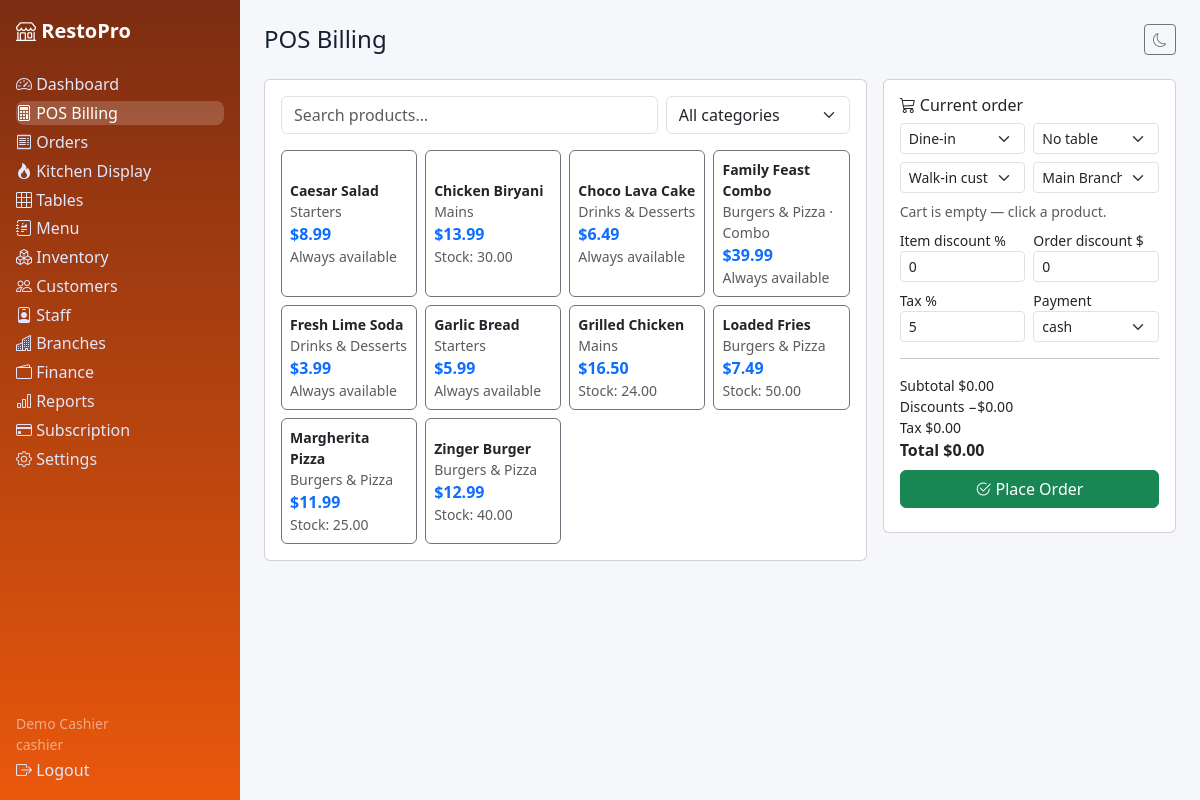
The page /pos.php (signed in) on the database its author committed.
### tables this page shows
CREATE TABLE products (id INT UNSIGNED AUTO_INCREMENT PRIMARY KEY, tenant_id INT UNSIGNED NOT NULL, category_id INT UNSIGNED NULL, name VARCHAR(150) NOT NULL, description TEXT NULL, image_url VARCHAR(255) NULL, price DECIMAL(10,2) NOT NULL DEFAULT 0, cost DECIMAL(10,2) NOT NULL DEFAULT 0, track_stock TINYINT(1) NOT NULL DEFAULT 0, stock_quantity DECIMAL(12,2) NOT NULL DEFAULT 0, reorder_level DECIMAL(12,2) NOT NULL DEFAULT 5, is_combo TINYINT(1) NOT NULL DEFAULT 0, is_available TINYINT(1) NOT NULL DEFAULT 1, created_at DATETIME NOT NULL DEFAULT CURRENT_TIMESTAMP, INDEX idx_prod_tenant(tenant_id), INDEX idx_prod_cat(category_id), CONSTRAINT fk_prod_tenant FOREIGN KEY(tenant_id) REFERENCES tenants(id) ON DELETE CASCADE, CONSTRAINT fk_prod_cat FOREIGN KEY(category_id) REFERENCES categories(id) ON DELETE SET NULL);

CREATE TABLE categories (id INT UNSIGNED AUTO_INCREMENT PRIMARY KEY, tenant_id INT UNSIGNED NOT NULL, name VARCHAR(100) NOT NULL, sort_order INT NOT NULL DEFAULT 0, INDEX idx_cat_tenant(tenant_id), CONSTRAINT fk_cat_tenant FOREIGN KEY(tenant_id) REFERENCES tenants(id) ON DELETE CASCADE);

### includes/functions.php (called while the page is built, shortened)
<?php
function e(?string $v): string { return htmlspecialchars($v ?? '', ENT_QUOTES, 'UTF-8'); }
function current_user(): ?array { return $_SESSION['user'] ?? null; }
function tenant_id(): ?int { $u = current_user(); return isset($u['tenant_id']) && $u['tenant_id'] !== null ? (int)$u['tenant_id'] : null; }
function money($n): string { return '$' . number_format((float)$n, 2); }
function branch_id(): ?int { $u = current_user(); return isset($u['branch_id']) && $u['branch_id'] !== null ? (int)$u['branch_id'] : null; }
function tenant_branches(PDO $pdo, int $tid): array { $s=$pdo->prepare('SELECT * FROM branches WHERE tenant_id=? ORDER BY id'); $s->execute([$tid]); return $s->fetchAll(); }

### includes/auth.php (called while the page is built, shortened)
<?php
require_once __DIR__ . '/../config/database.php';
require_once __DIR__ . '/functions.php';
function require_tenant(): int {
    $t = tenant_id();
    return $t;
}

### pos.php (the view, shortened to what this page needs)
<?php require_once __DIR__ . '/includes/auth.php'; $pdo=db(); $tid=require_tenant(); $bid=branch_id();
function qa(PDO $pdo,string $sql,array $a): array { $s=$pdo->prepare($sql); $s->execute($a); return $s->fetchAll(); }
$prods = qa($pdo,'SELECT p.*,c.name cat_name FROM products p LEFT JOIN categories c ON c.id=p.category_id WHERE p.tenant_id=? AND p.is_available=1 ORDER BY p.name',[$tid]);
$branches = tenant_branches($pdo,$tid);
include __DIR__ . '/includes/header.php'; ?>
<div class="row g-3">
<div class="col-lg-8"><div class="card p-3">
<div class="d-flex gap-2 mb-3"><input class="form-control" id="posSearch" placeholder="Search products…"><select class="form-select w-auto" id="posCat"><option value="">All categories</option></select></div>
<div class="row g-2" id="productGrid">
<?php foreach($prods as $p): ?><div class="col-6 col-md-4 col-xl-3 prod" data-cat="<?= $p['category_id'] ?>" data-name="<?= e(strtolower($p['name'])) ?>">
<button type="button" class="btn btn-outline-secondary w-100 h-100 text-start p-2" onclick="addToCart(<?= $p['id'] ?>,<?= json_encode($p['name']) ?>,<?= (float)$p['price'] ?>)">
<div class="fw-semibold small text-body"><?= e($p['name']) ?></div><div class="small text-muted"><?= e($p['cat_name'] ?? '') ?><?= $p['is_combo']?' · Combo':'' ?></div><div class="fw-bold text-primary"><?= money($p['price']) ?></div>
<div class="small <?= $p['track_stock'] && $p['stock_quantity']<=0?'text-danger':'text-muted' ?>"><?= $p['track_stock']?('Stock: '.$p['stock_quantity']):'Always available' ?></div></button></div><?php endforeach; ?>
</div></div></div>
<div class="col-lg-4"><div class="card p-3 sticky-top" style="top:1rem"><h6><i class="bi bi-cart3"></i> Current order</h6>
<div class="row g-2 mb-2"><div class="col-6"><select class="form-select form-select-sm" id="orderType"><option value="dine-in">Dine-in</option></select></div>
<div class="col-6"><select class="form-select form-select-sm" id="tableId"><option value="">No table</option></select></div>
<div class="col-6"><select class="form-select form-select-sm" id="customerId"><option value="">Walk-in customer</option></select></div>
<div class="col-6"><select class="form-select form-select-sm" id="branchId"><?php foreach($branches as $b): ?><option value="<?= $b['id'] ?>" <?= $bid==$b['id']?'selected':'' ?>><?= e($b['name']) ?></option><?php endforeach; ?></select></div></div>
<div id="cartItems" class="small mb-2"><p class="text-muted mb-0">Cart is empty — click a product.</p></div>
<div class="row g-2 small">
<div class="col-6">Item discount %<input class="form-control form-control-sm" type="number" id="itemDisc" value="0" min="0" max="100" oninput="renderCart()"></div>
<div class="col-6">Order discount $<input class="form-control form-control-sm" type="number" id="orderDisc" value="0" min="0" step="0.01" oninput="renderCart()"></div>
<div class="col-6">Tax %<input class="form-control form-control-sm" type="number" id="taxRate" value="5" min="0" max="40" oninput="renderCart()"></div>
<div class="col-6">Payment<select class="form-select form-select-sm" id="payMethod" onchange="document.getElementById('splitBox').style.display=this.value==='split'?'flex':'none'"><option>cash</option><option>card</option><option>split</option><option>online</option></select></div>
</div>
<hr><div class="small" id="cartTotals"></div>
<button class="btn btn-success w-100 mt-2" id="placeBtn" onclick="placeOrder()"><i class="bi bi-check2-circle"></i> Place Order</button>
</div></div></div>
<?php include __DIR__ . '/includes/footer.php'; ?>

### assets/css/style.css (style rules this page uses)
:root { --brand:#ea580c;--bg:#f6f7fb;--card:#fff;--text:#172033 }
body { background:var(--bg);color:var(--text);font-family:system-ui,-apple-system,"Segoe UI",Roboto,sans-serif }

### rows shown on the page
products: name "Caesar Salad", category.name "Starters", price "$8.99", track_stock "Always available"
products: name "Chicken Biryani", category.name "Mains", price "$13.99", stock_quantity "30.00"
products: name "Choco Lava Cake", category.name "Drinks & Desserts", price "$6.49", track_stock "Always available"
products: name "Family Feast Combo", category.name "Burgers & Pizza", is_combo "· Combo", price "$39.99", track_stock "Always available"
products: name "Fresh Lime Soda", category.name "Drinks & Desserts", price "$3.99", track_stock "Always available"
products: name "Garlic Bread", category.name "Starters", price "$5.99", track_stock "Always available"
products: name "Grilled Chicken", category.name "Mains", price "$16.50", stock_quantity "24.00"
products: name "Loaded Fries", category.name "Burgers & Pizza", price "$7.49", stock_quantity "50.00"
products: name "Margherita Pizza", category.name "Burgers & Pizza", price "$11.99", stock_quantity "25.00"
products: name "Zinger Burger", category.name "Burgers & Pizza", price "$12.99", stock_quantity "40.00"

### other values the page prints
$l "Dashboard"
$l "POS Billing"
$l "Orders"
$l "Kitchen Display"
$l "Tables"
$l "Menu"
$l "Inventory"
$l "Customers"
$l "Staff"
$l "Branches"
$l "Finance"
$l "Reports"
$l "Subscription"
$l "Settings"
current_user()['name'] "Demo Cashier"
